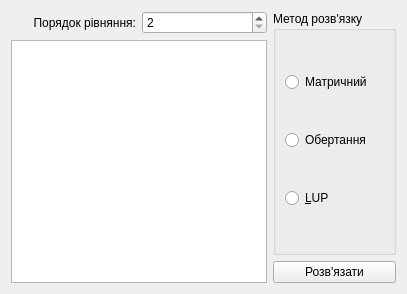
<?xml version="1.0" encoding="UTF-8"?>
<ui version="4.0">
 <class>MainForm</class>
 <widget class="QWidget" name="MainForm">
  <property name="geometry">
   <rect>
    <x>0</x>
    <y>0</y>
    <width>407</width>
    <height>294</height>
   </rect>
  </property>
  <property name="windowTitle">
   <string>SLAU</string>
  </property>
  <property name="windowIcon">
   <iconset resource="icons.qrc">
    <normaloff>:/icons/res/icon.png</normaloff>:/icons/res/icon.png</iconset>
  </property>
  <layout class="QGridLayout" name="gridLayout">
   <item row="0" column="0">
    <widget class="QLabel" name="label">
     <property name="text">
      <string>Порядок рівняння:</string>
     </property>
     <property name="alignment">
      <set>Qt::AlignRight|Qt::AlignTrailing|Qt::AlignVCenter</set>
     </property>
    </widget>
   </item>
   <item row="0" column="1">
    <widget class="QSpinBox" name="spinBox">
     <property name="minimum">
      <number>2</number>
     </property>
     <property name="maximum">
      <number>100</number>
     </property>
    </widget>
   </item>
   <item row="0" column="2" rowspan="2">
    <widget class="QGroupBox" name="groupBox">
     <property name="title">
      <string>Метод розв'язку</string>
     </property>
     <layout class="QVBoxLayout" name="verticalLayout">
      <item>
       <widget class="QRadioButton" name="radioM">
        <property name="text">
         <string>Матричний</string>
        </property>
       </widget>
      </item>
      <item>
       <widget class="QRadioButton" name="radioR">
        <property name="text">
         <string>Обертання</string>
        </property>
       </widget>
      </item>
      <item>
       <widget class="QRadioButton" name="radioLUP">
        <property name="text">
         <string>&amp;LUP</string>
        </property>
       </widget>
      </item>
     </layout>
    </widget>
   </item>
   <item row="2" column="2">
    <widget class="QPushButton" name="slvBtn">
     <property name="text">
      <string>Розв'язати</string>
     </property>
    </widget>
   </item>
   <item row="1" column="0" rowspan="2" colspan="2">
    <widget class="QTableWidget" name="STable">
     <property name="rowCount">
      <number>0</number>
     </property>
     <property name="columnCount">
      <number>0</number>
     </property>
     <attribute name="verticalHeaderVisible">
      <bool>false</bool>
     </attribute>
    </widget>
   </item>
  </layout>
 </widget>
 <resources>
  <include location="icons.qrc"/>
 </resources>
 <connections/>
</ui>
